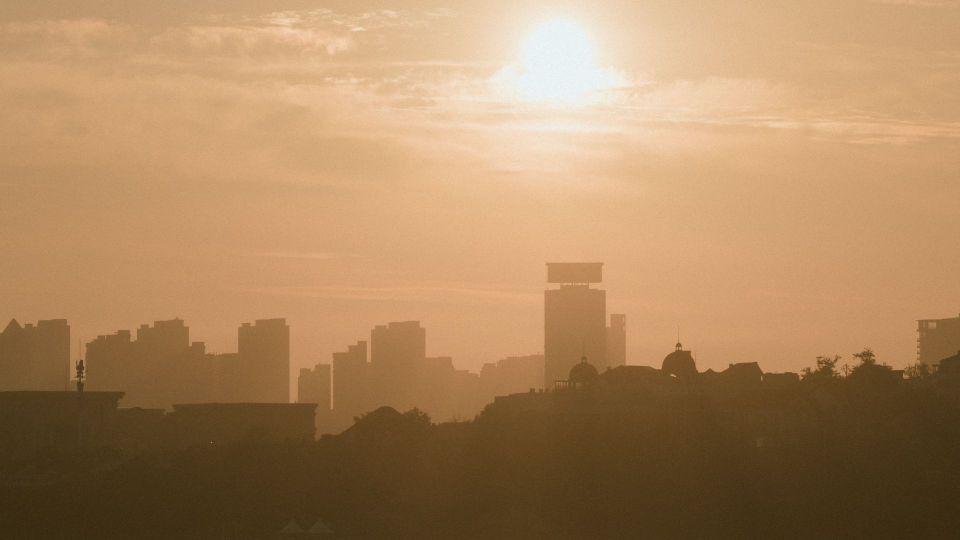
#> input picture content/hero-dusk.jpg, 1920 x 1080 px (shown at 1/2 size)
$ python process_portrait.py
#> lines starting #> are read from the running program, lines starting #| are printed output that depends on the picture
# -*- coding: utf-8 -*-
"""处理证件照（蓝底抠图）并提取首页照片主题色。"""
import os, shutil
import numpy as np
from PIL import Image, ImageFilter

ROOT = os.path.dirname(os.path.dirname(os.path.abspath(__file__)))
CONTENT = os.path.join(ROOT, "content")

# ---------- 1. 首页背景（候选图已删则跳过，保留现有背景） ----------
_cand = os.path.join(ROOT, ".candidates", "city-sunset.jpg")
if os.path.exists(_cand):
    shutil.copy(_cand, os.path.join(CONTENT, "hero-dusk.jpg"))
    print("[OK] 首页背景 -> content/hero-dusk.jpg")
else:
    print("[--] 首页背景已存在，跳过复制")

# ---------- 2. 主题色提取 ----------
im = Image.open(os.path.join(CONTENT, "hero-dusk.jpg")).convert("RGB")
#> im is the input picture: PIL image 1920x1080 RGB; mean R, G, B 171.7, 134.6, 94.9
small = im.resize((120, 80))
q = small.quantize(colors=6, method=Image.Quantize.MEDIANCUT)
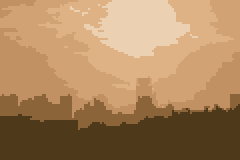
#> q: PIL image 120x80 P (shown 2 times larger); mean R, G, B 171, 133.5, 93.6
pal = q.getpalette()[:18]
#> pal = [236, 208, 178, 223, 178, 133, 209, 162, 116, 194, 145, 99, 139, 100, 57, 78, 57, 26]
print("[主题色] 主色调:")
for i in range(6):
    c = pal[i*3:i*3+3]
    lum = 0.299*c[0] + 0.587*c[1] + 0.114*c[2]
    print(f"   #{c[0]:02X}{c[1]:02X}{c[2]:02X}  亮度={lum:.0f}")
#> this loop made 6 passes
#> (c, lum) on passes 1 to 6: ([236, 208, 178], 213), ([223, 178, 133], 186.3), ([209, 162, 116], 170.8), ([194, 145, 99], 154.4), ([139, 100, 57], 106.8), ([78, 57, 26], 59.74)
#|    #ECD0B2  亮度=213
#|    #DFB285  亮度=186
#|    #D1A274  亮度=171
#|    #C29163  亮度=154
#|    #8B6439  亮度=107
#|    #4E391A  亮度=60
# 全图平均/最亮色（供文字对比用）
arr = np.asarray(im.resize((200, 150))).astype(np.float32)
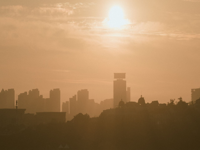
#> arr: shape (150, 200, 3) float32; mean R, G, B 171.7, 134.6, 94.9
print(f"[参考] 全图平均色 #{np.round(arr.mean(axis=(0,1))).astype(int)}")
#| [参考] 全图平均色 #[172 135  95]

# ---------- 3. 证件照抠图 ----------
ATT = r"C:\Users\23003\.dsh\attachments\v1\objects\90\905643b2f5cae4ca9bbf889af5eca4d2bd2f1d91aa7b55eb1b15cf6783aff33d"
SRC = os.path.join(CONTENT, "portrait-证件照.jpg")
if os.path.exists(SRC):
    src_path = SRC
else:
    if not os.path.exists(ATT):
        cand = ATT + ".jpg"
        if os.path.exists(cand):
            ATT = cand
    if os.path.exists(ATT):
        shutil.copy(ATT, SRC)
        src_path = SRC
    else:
        src_path = None
        print("[!!] 未找到证件照（content/portrait-证件照.jpg 或原始附件）")

if src_path:
    src = Image.open(src_path).convert("RGB")
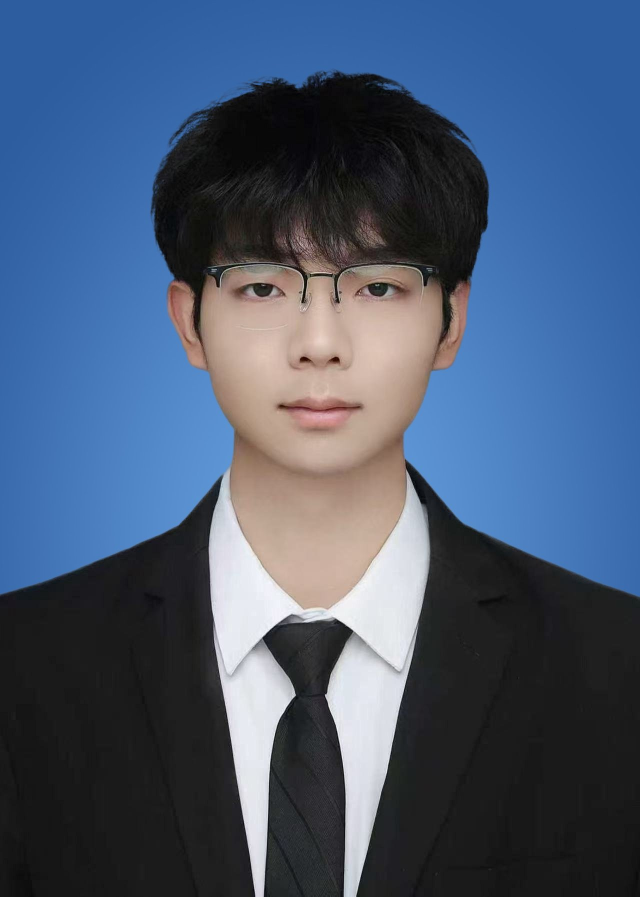
#> input picture content/portrait-证件照.jpg, 1280 x 1793 px (shown at 1/2 size)
#> src is the input picture: PIL image 1280x1793 RGB; mean R, G, B 71.1, 88.2, 113.8
    a = np.asarray(src).astype(np.float32)
    h, w, _ = a.shape
#> h = 1793; w = 1280

    # 用四周边框像素估计背景色（证件照蓝）
    m = 8
    border = np.concatenate([
        a[:m].reshape(-1, 3), a[-m:].reshape(-1, 3),
        a[:, :m].reshape(-1, 3), a[:, -m:].reshape(-1, 3)])
    bg = np.median(border, axis=0)
#> bg = [45, 93, 159]
    print(f"[抠图] 背景色 ≈ RGB{np.round(bg).astype(int)}，原图 {w}x{h}")
#| [抠图] 背景色 ≈ RGB[ 45  93 159]，原图 1280x1793

    dist = np.sqrt(((a - bg) ** 2).sum(axis=-1))
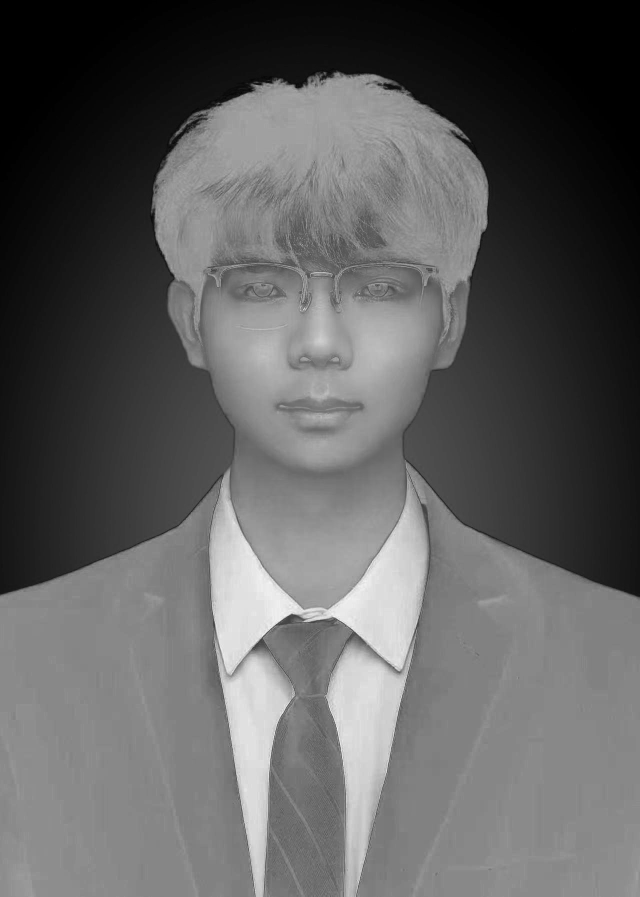
#> dist: shape (1793, 1280) float32 (shown at 1/2 size); min 0, max 281.3, mean 105; drawn with min black and max white
    thr1, thr2 = 60, 130
    alpha = np.clip((dist - thr1) / (thr2 - thr1), 0, 1)
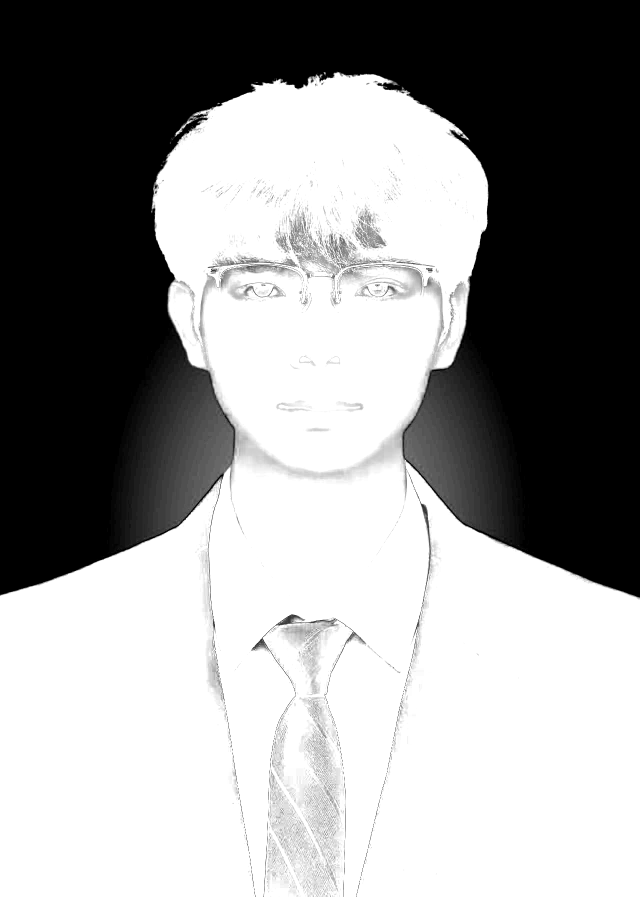
#> alpha: shape (1793, 1280) float32 (shown at 1/2 size); min 0, max 1, mean 0.59

    # 平滑蒙版
    mask = Image.fromarray((alpha * 255).astype(np.uint8)).filter(ImageFilter.GaussianBlur(1.8))
    alpha = np.asarray(mask).astype(np.float32) / 255.0

    # 去蓝边（despill）：在边缘半透明处按底色反推真实颜色
    alpha3 = np.clip(alpha, 0.05, 1)[:, :, None]
    out_rgb = np.clip((a - (1 - alpha3) * bg) / alpha3, 0, 255)

    # 注意：alpha 是 0~1 浮点，写 RGBA 前必须乘 255（否则人物会整张隐形）
    alpha8 = (np.clip(alpha, 0, 1) * 255).astype(np.uint8)
    rgba = np.dstack([out_rgb, alpha8])
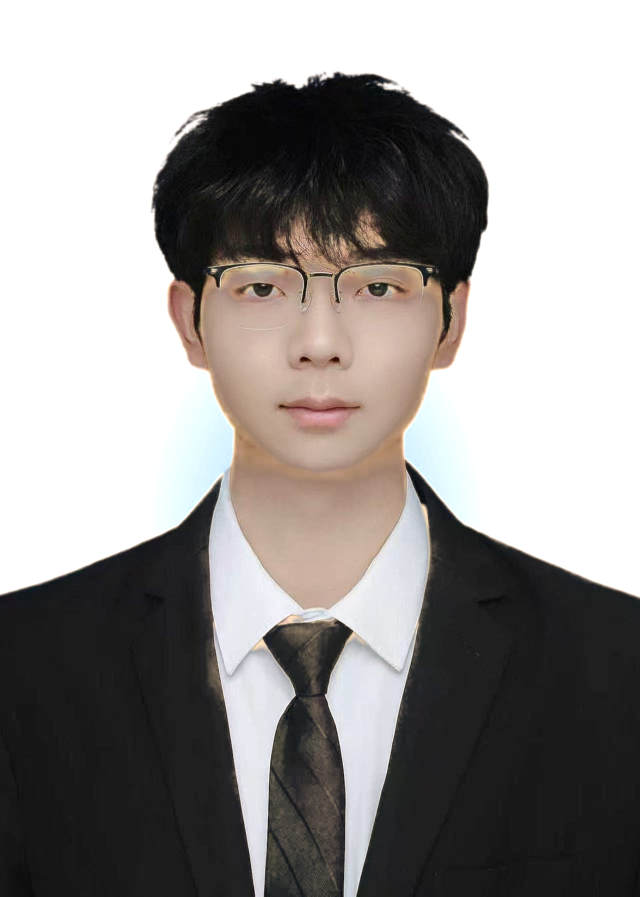
#> rgba: shape (1793, 1280, 4) float32 (shown at 1/2 size); mean R, G, B, A 129.3, 133.7, 139, 150.9; transparent parts drawn white
    out = Image.fromarray(rgba.astype(np.uint8), "RGBA")

    # 自动裁剪到人物区域
    ys, xs = np.where(alpha > 0.10)
    y0, y1, x0, x1 = ys.min(), ys.max(), xs.min(), xs.max()
#> y0 = 142; y1 = 1792; x0 = 0; x1 = 1279
    pad = 36
    box = (max(x0 - pad, 0), max(y0 - pad, 0), min(x1 + pad, w), min(y1 + pad, h))
#> box = (0, 106, 1280, 1793)
    out = out.crop(box)
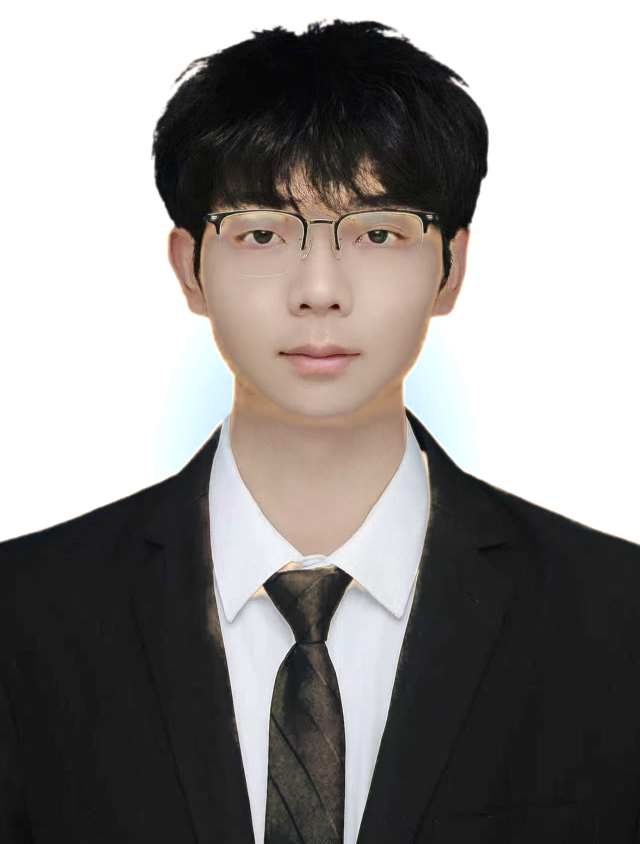
#> out: PIL image 1280x1687 RGBA (shown at 1/2 size); mean R, G, B, A 129.8, 131.5, 133.5, 159.9; transparent parts drawn white

    # 按 3:4 构图居中加透明边
    cw, ch = out.size
#> cw = 1280; ch = 1687
    target_w = int(ch * 0.75)
#> target_w = 1265
    if cw < target_w:
        canvas = Image.new("RGBA", (target_w, ch), (0, 0, 0, 0))
        canvas.paste(out, ((target_w - cw) // 2, 0), out)
        out = canvas
    if out.size[1] > 1500:
        out = out.resize((int(out.size[0] * 1500 / out.size[1]), 1500), Image.LANCZOS)
#> out: PIL image 1138x1500 RGBA
    out.save(os.path.join(CONTENT, "me-cutout.png"))
    print(f"[OK] 抠图完成 -> content/me-cutout.png {out.size}")
#| [OK] 抠图完成 -> content/me-cutout.png (1138, 1500)
else:
    print("[!!] 未找到证件照附件:", ATT)
print("DONE")
